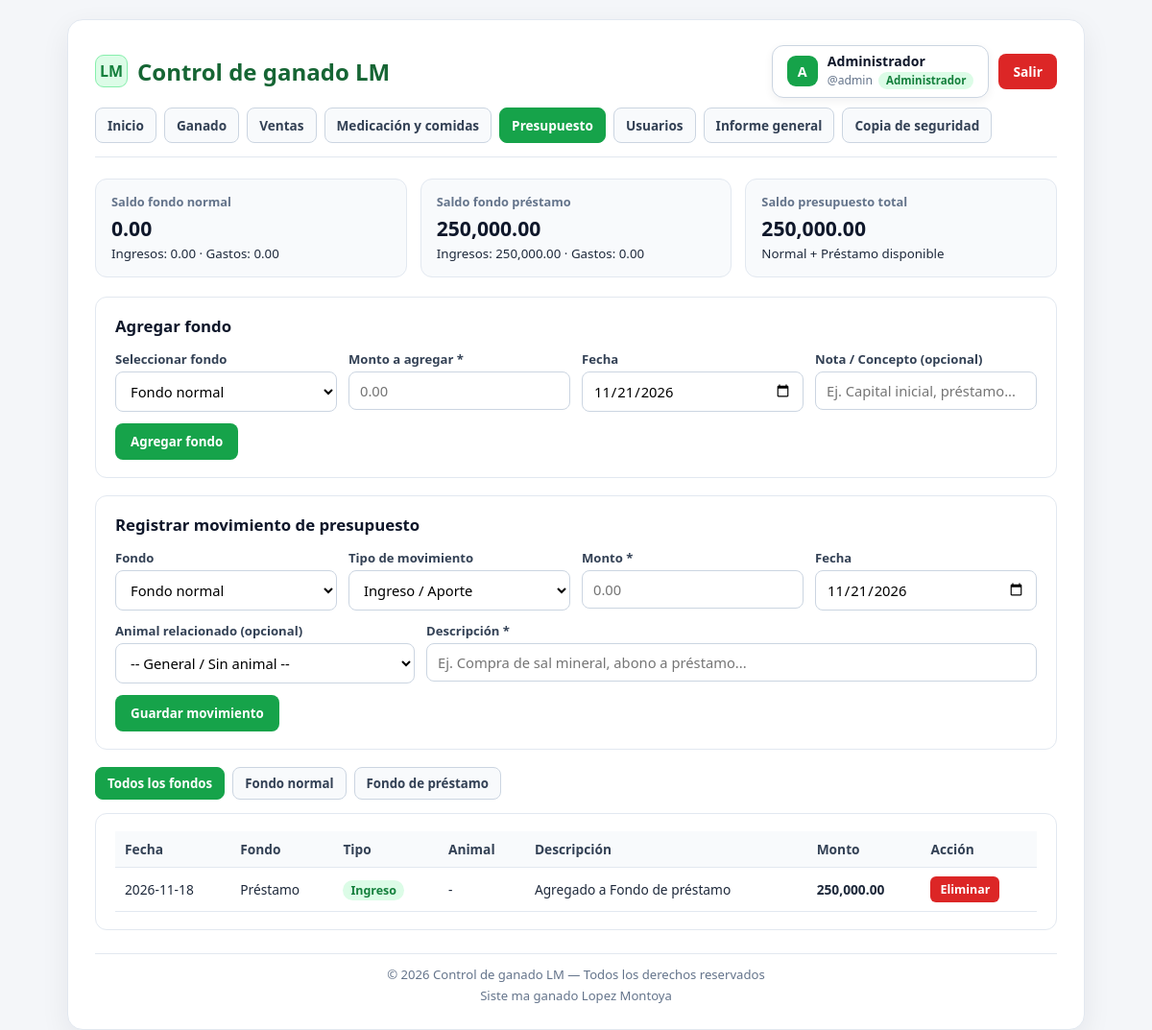
The app's page /presupuesto/index.php (signed in) with its own data.
### tables this page shows
CREATE TABLE `presupuesto_movimientos` (
  `id` int(10) unsigned NOT NULL AUTO_INCREMENT,
  `tipo_fondo` enum('Normal','Prestamo') NOT NULL DEFAULT 'Normal',
  `tipo_movimiento` enum('Ingreso','Gasto') NOT NULL DEFAULT 'Gasto',
  `monto` decimal(12,2) NOT NULL,
  `fecha_movimiento` date NOT NULL,
  `ganado_id` int(10) unsigned DEFAULT NULL,
  `descripcion` varchar(255) NOT NULL,
  `creado_en` timestamp NOT NULL DEFAULT current_timestamp(),
  PRIMARY KEY (`id`),
  KEY `idx_presupuesto_fondo` (`tipo_fondo`),
  KEY `idx_presupuesto_fecha` (`fecha_movimiento`),
  KEY `fk_presupuesto_ganado` (`ganado_id`),
  CONSTRAINT `fk_presupuesto_ganado` FOREIGN KEY (`ganado_id`) REFERENCES `ganado` (`id`) ON DELETE SET NULL ON UPDATE CASCADE
);

### presupuesto/index.php (the view, shortened to what this page needs)
<?php
require_once __DIR__ . '/../conexion.php';
$ingNormal   = (float) $pdo->query("SELECT COALESCE(SUM(monto), 0) FROM presupuesto_movimientos WHERE tipo_fondo = 'Normal' AND tipo_movimiento = 'Ingreso'")->fetchColumn();
$gasNormal   = (float) $pdo->query("SELECT COALESCE(SUM(monto), 0) FROM presupuesto_movimientos WHERE tipo_fondo = 'Normal' AND tipo_movimiento = 'Gasto'")->fetchColumn();
$saldoNormal = $ingNormal - $gasNormal;
$ingPrestamo   = (float) $pdo->query("SELECT COALESCE(SUM(monto), 0) FROM presupuesto_movimientos WHERE tipo_fondo = 'Prestamo' AND tipo_movimiento = 'Ingreso'")->fetchColumn();
$gasPrestamo   = (float) $pdo->query("SELECT COALESCE(SUM(monto), 0) FROM presupuesto_movimientos WHERE tipo_fondo = 'Prestamo' AND tipo_movimiento = 'Gasto'")->fetchColumn();
$saldoPrestamo = $ingPrestamo - $gasPrestamo;
$saldoTotal = $saldoNormal + $saldoPrestamo;
$filtroFondo = $_GET['fondo'] ?? '';
$sqlMov = "SELECT pm.*, g.codigo AS codigo_ganado
           FROM presupuesto_movimientos pm
           LEFT JOIN ganado g ON g.id = pm.ganado_id";
$paramsMov = [];
$sqlMov .= " ORDER BY pm.fecha_movimiento DESC, pm.id DESC";
$stmtMov = $pdo->prepare($sqlMov);
$stmtMov->execute($paramsMov);
$movimientos = $stmtMov->fetchAll();
require_once __DIR__ . '/../header.php';
require_once __DIR__ . '/../menu.php';
?>
<div class="grid-fondos">
    <div class="card-fondo">
        <span>Saldo fondo normal</span>
        <strong><?= number_format($saldoNormal, 2) ?></strong>
        <small>Ingresos: <?= number_format($ingNormal, 2) ?> · Gastos: <?= number_format($gasNormal, 2) ?></small>
    </div>
    <div class="card-fondo">
        <span>Saldo fondo préstamo</span>
        <strong><?= number_format($saldoPrestamo, 2) ?></strong>
        <small>Ingresos: <?= number_format($ingPrestamo, 2) ?> · Gastos: <?= number_format($gasPrestamo, 2) ?></small>
    </div>
    <div class="card-fondo">
        <span>Saldo presupuesto total</span>
        <strong><?= number_format($saldoTotal, 2) ?></strong>
        <small>Normal + Préstamo disponible</small>
    </div>
</div>
<section class="caja-form">
    <h2>Agregar fondo</h2>
    <form method="POST" action="index.php">
        <div class="fila-campos">
            <div class="campo">
                <label for="fondo_destino">Seleccionar fondo</label>
                <select id="fondo_destino" name="fondo_destino">
                    <option value="Normal">Fondo normal</option>
                </select>
            </div>
            <div class="campo">
                <label for="monto_fondo">Monto a agregar *</label>
                <input type="number" step="0.01" min="0.01" id="monto_fondo" name="monto_fondo" required placeholder="0.00">
            </div>
            <div class="campo">
                <label for="fecha_fondo">Fecha</label>
                <input type="date" id="fecha_fondo" name="fecha_fondo" value="<?= date('Y-m-d') ?>">
            </div>
            <div class="campo">
                <label for="detalle_fondo">Nota / Concepto (opcional)</label>
                <input type="text" id="detalle_fondo" name="detalle_fondo" placeholder="Ej. Capital inicial, préstamo...">
            </div>
        </div>
        <button type="submit" class="btn-primario">Agregar fondo</button>
    </form>
</section>
<section class="caja-form">
    <h2>Registrar movimiento de presupuesto</h2>
    <form method="POST" action="index.php">
        <div class="fila-campos">
            <div class="campo">
                <label for="tipo_fondo">Fondo</label>
                <select id="tipo_fondo" name="tipo_fondo">
                    <option value="Normal">Fondo normal</option>
                </select>
            </div>
            <div class="campo">
                <label for="tipo_movimiento">Tipo de movimiento</label>
                <select id="tipo_movimiento" name="tipo_movimiento">
                    <option value="Ingreso">Ingreso / Aporte</option>
                </select>
            </div>
            <div class="campo">
                <label for="monto">Monto *</label>
                <input type="number" step="0.01" min="0.01" id="monto" name="monto" required placeholder="0.00">
            </div>
            <div class="campo">
                <label for="fecha_movimiento">Fecha</label>
                <input type="date" id="fecha_movimiento" name="fecha_movimiento" value="<?= date('Y-m-d') ?>">
            </div>
        </div>
        <div class="fila-campos">
            <div class="campo">
                <label for="ganado_id">Animal relacionado (opcional)</label>
                <select id="ganado_id" name="ganado_id">
                    <option value="0">-- General / Sin animal --</option>
                </select>
            </div>
            <div class="campo" style="grid-column: span 2;">
                <label for="descripcion">Descripción *</label>
                <input type="text" id="descripcion" name="descripcion" required placeholder="Ej. Compra de sal mineral, abono a préstamo...">
            </div>
        </div>
        <button type="submit" class="btn-primario">Guardar movimiento</button>
    </form>
</section>
<div class="barra-filtros">
    <a href="index.php" class="<?= $filtroFondo === '' ? 'activo' : '' ?>">Todos los fondos</a>
    <a href="index.php?fondo=Normal" class="<?= $filtroFondo === 'Normal' ? 'activo' : '' ?>">Fondo normal</a>
    <a href="index.php?fondo=Prestamo" class="<?= $filtroFondo === 'Prestamo' ? 'activo' : '' ?>">Fondo de préstamo</a>
</div>
<section class="tabla-wrap">
    <table>
        <thead>
        <tr>
            <th>Fecha</th>
            <th>Fondo</th>
            <th>Tipo</th>
            <th>Animal</th>
            <th>Descripción</th>
            <th>Monto</th>
            <th>Acción</th>
        </tr>
        </thead>
        <tbody>
        <?php if (empty($movimientos)): ?>
            <tr>
                <td colspan="7">No hay movimientos registrados.</td>
            </tr>
        <?php else: ?>
            <?php foreach ($movimientos as $m): ?>
                <tr>
                    <td><?= htmlspecialchars($m['fecha_movimiento'], ENT_QUOTES, 'UTF-8') ?></td>
                    <td><?= htmlspecialchars($m['tipo_fondo'] === 'Prestamo' ? 'Préstamo' : 'Normal', ENT_QUOTES, 'UTF-8') ?></td>
                    <td>
                        <?php if ($m['tipo_movimiento'] === 'Ingreso'): ?>
                            <span class="badge-ing">Ingreso</span>
                        <?php else: ?>
                            <span class="badge-gas">Gasto</span>
                        <?php endif; ?>
                    </td>
                    <td><?= htmlspecialchars($m['codigo_ganado'] ?? '-', ENT_QUOTES, 'UTF-8') ?></td>
                    <td><?= htmlspecialchars($m['descripcion'], ENT_QUOTES, 'UTF-8') ?></td>
                    <td><strong><?= number_format((float) $m['monto'], 2) ?></strong></td>
                    <td>
                        <form method="POST" action="index.php" style="display:inline;"
                              onsubmit="return confirm('¿Eliminar este movimiento?');">
                            <button type="submit" class="btn-del">Eliminar</button>
                        </form>
                    </td>
                </tr>
            <?php endforeach; ?>
        <?php endif; ?>
        </tbody>
    </table>
</section>
<?php require_once __DIR__ . '/../footer.php'; ?>

### estilos.css (style rules this page uses)
* { box-sizing: border-box; margin: 0; padding: 0; font-family: 'Segoe UI', Arial, Helvetica, sans-serif; }
html, body { max-width: 100%; overflow-x: hidden; }
body { background-color: #f4f6f9; color: #1e293b; min-height: 100vh; padding: 20px 14px; }
.grid-resumen, .grid-fondos, .grid-ventas, .grid-mc { display: grid; grid-template-columns: repeat(auto-fit, minmax(190px, 1fr)); gap: 14px; margin-bottom: 20px; }
.card-stat, .card-fondo, .card-venta, .card-mc, .dato-box { background: #f8fafc; border: 1px solid #e2e8f0; border-radius: 12px; padding: 14px 16px; }
.card-stat span, .card-fondo span, .card-venta span, .card-mc span, .dato-box span { display: block; font-size: 0.8rem; color: #64748b; font-weight: 600; }
.card-stat strong, .card-fondo strong, .card-venta strong, .card-mc strong, .dato-box strong { display: block; font-size: 1.32rem; color: #0f172a; margin-top: 4px; }
.caja-form, .caja-respaldo, .seccion-informe, .tabla-wrap { background: #ffffff; border: 1px solid #e2e8f0; border-radius: 12px; padding: 18px 20px; margin-bottom: 18px; }
.caja-form h2, .caja-respaldo h2, .seccion-informe h2, .tabla-wrap h2 { color: #0f172a; font-size: 1.05rem; margin-bottom: 14px; }
.fila-campos { display: grid; grid-template-columns: repeat(auto-fit, minmax(180px, 1fr)); gap: 12px; margin-bottom: 12px; }
.campo label { display: block; font-size: 0.82rem; font-weight: 700; color: #334155; margin-bottom: 4px; }
.campo input, .campo select { width: 100%; padding: 9px 11px; border: 1px solid #cbd5e1; border-radius: 8px; font-size: 0.92rem; background: #ffffff; }
.btn-primario { background: #16a34a; color: #ffffff; border: none; padding: 10px 16px; border-radius: 8px; font-weight: 700; cursor: pointer; }
.barra-filtros { display: flex; flex-wrap: wrap; gap: 8px; margin-bottom: 14px; }
.barra-filtros a { text-decoration: none; font-size: 0.83rem; font-weight: 700; padding: 7px 12px; border-radius: 8px; background: #f8fafc; color: #334155; border: 1px solid #cbd5e1; }
.barra-filtros a.activo { background: #16a34a; color: #ffffff; border-color: #16a34a; }
.tabla-wrap { overflow-x: auto; -webkit-overflow-scrolling: touch; }
table { width: 100%; min-width: 560px; border-collapse: collapse; font-size: 0.86rem; }
th, td { padding: 9px 10px; border-bottom: 1px solid #e2e8f0; text-align: left; white-space: nowrap; }
th { background: #f8fafc; color: #334155; font-weight: 700; }
.badge-ing { background: #dcfce7; color: #15803d; padding: 2px 8px; border-radius: 999px; font-weight: 700; font-size: 0.78rem; }
.btn-mini, .btn-sec, .btn-warn, .btn-del { padding: 5px 10px; border: none; border-radius: 6px; font-size: 0.78rem; font-weight: 700; cursor: pointer; text-decoration: none; display: inline-block; }
.btn-del { background: #dc2626; color: #ffffff; }

### records on screen
presupuesto_movimientos: fecha_movimiento "2026-11-18", tipo_fondo "Préstamo", tipo_movimiento "Ingreso", codigo_ganado "-", descripcion "Agregado a Fondo de préstamo", monto "250,000.00"

### other values on screen
$inicial "A"
$nombreUsuario "Administrador"
$usuarioLogin "admin"
$rolUsuario "Administrador"
$saldoNormal "0.00"
$ingNormal "0.00"
$gasNormal "0.00"
$saldoPrestamo "250,000.00"
$ingPrestamo "250,000.00"
$gasPrestamo "0.00"
$saldoTotal "250,000.00"
